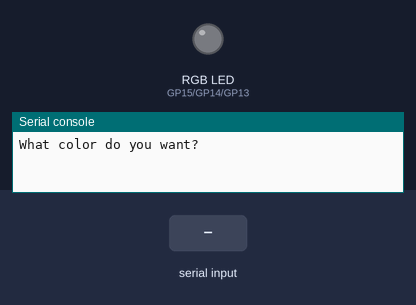
Bench run of a program on a simulated Raspberry Pi Pico running MicroPython. Parts: an RGB LED mixed from three pins (HIGH = lit), the last lines printed to the serial console. The test bench sets the inputs (shaded band). Dim RGB values are drawn brighter than linear.

Above: at 1.2 s.
1.3 s: "red" typed at the serial console, then Enter
At 1.8 s:
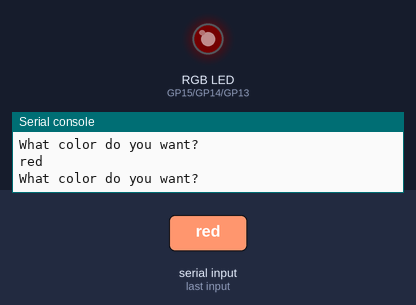
2.8 s: "green" typed at the serial console, then Enter
At 4.0 s:
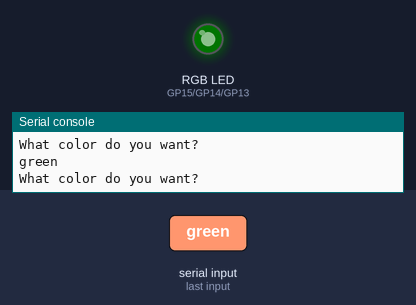
4.3 s: "blue" typed at the serial console, then Enter
At 5.3 s:
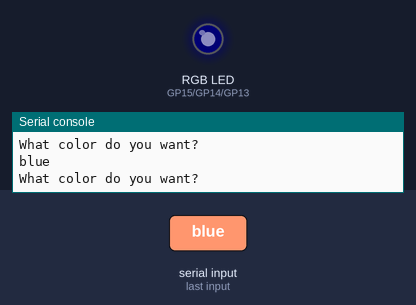
5.8 s: "cyan" typed at the serial console, then Enter
At 6.4 s:
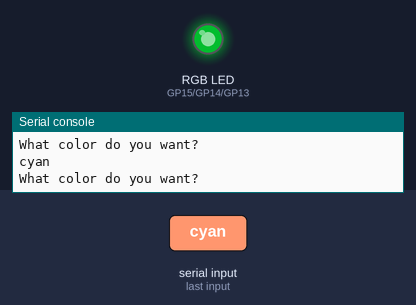
7.3 s: "purple" typed at the serial console, then Enter
At 7.6 s:
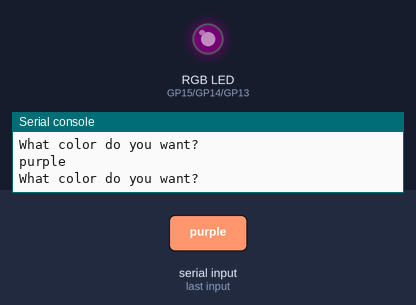
8.8 s: "yellow" typed at the serial console, then Enter
At 9.9 s:
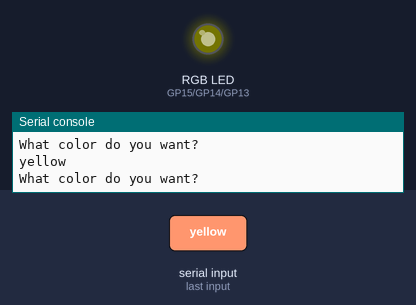
Timing chart, 0 to 11.3 s (numbered marks = the images above; inputs shaded):
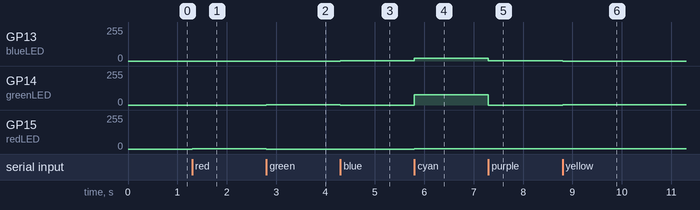

The program:

ColorChangingLED.py
```python
from machine import PWM,Pin
from time import sleep
redPin=15
greenPin=14
bluePin=13
redLED=PWM(Pin(redPin))
greenLED=PWM(Pin(greenPin))
blueLED=PWM(Pin(bluePin))
redLED.freq(1000)
redLED.duty_u16(0)
greenLED.freq(1000)
greenLED.duty_u16(0)
blueLED.freq(1000)
blueLED.duty_u16(0)
while True:
    myColor=input("What color do you want? ")
    if myColor == "red":
        redBright=65550
        greenBright=0
        blueBright=0
        redLED.duty_u16(redBright)
        greenLED.duty_u16(greenBright)
        blueLED.duty_u16(blueBright)
    if myColor == "green":
        redBright=0
        greenBright=65550
        blueBright=0
        redLED.duty_u16(redBright)
        greenLED.duty_u16(greenBright)
        blueLED.duty_u16(blueBright)
    if myColor == "blue":
        redBright=0
        greenBright=0
        blueBright=65550
        redLED.duty_u16(redBright)
        greenLED.duty_u16(greenBright)
        blueLED.duty_u16(blueBright)
    if myColor == "cyan":
        redBright=65550
        greenBright=20000
        blueBright=5000
        redLED.duty_u16(redBright)
        greenLED.duty_u16(greenBright)
        blueLED.duty_u16(blueBright)
    if myColor == "purple":
        redBright=65550
        greenBright=0
        blueBright=65550
        redLED.duty_u16(redBright)
        greenLED.duty_u16(greenBright)
        blueLED.duty_u16(blueBright)
    if myColor == "yellow":
        redBright=65550
        greenBright=65550
        blueBright=0
        redLED.duty_u16(redBright)
        greenLED.duty_u16(greenBright)
        blueLED.duty_u16(blueBright)
    if myColor == "orange":
        redBright=65550
        greenBright=7000
        blueBright=0
        redLED.duty_u16(redBright)
        greenLED.duty_u16(greenBright)
        blueLED.duty_u16(blueBright)
    if myColor == "white":
        redBright=65550
        greenBright=65550
        blueBright=65550
        redLED.duty_u16(redBright)
        greenLED.duty_u16(greenBright)
        blueLED.duty_u16(blueBright)
```

Measured:
- after the input at 1.3 s, GP15 (redLED): 0/255 → 1/255 at once
- after the input at 2.8 s, GP14 (greenLED): 0/255 → 1/255 at once; GP15 (redLED): 1/255 → 0/255 at once
- after the input at 4.3 s, GP13 (blueLED): 0/255 → 1/255 at once; GP14 (greenLED): 1/255 → 0/255 at once
- after the input at 5.8 s, GP13 (blueLED): 1/255 → 19/255 at once; GP14 (greenLED): 0/255 → 78/255 at once; GP15 (redLED): 0/255 → 1/255 at once
- after the input at 7.3 s, GP13 (blueLED): 19/255 → 1/255 at once; GP14 (greenLED): 78/255 → 0/255 at once
- after the input at 8.8 s, GP13 (blueLED): 1/255 → 0/255 at once; GP14 (greenLED): 0/255 → 1/255 at once
